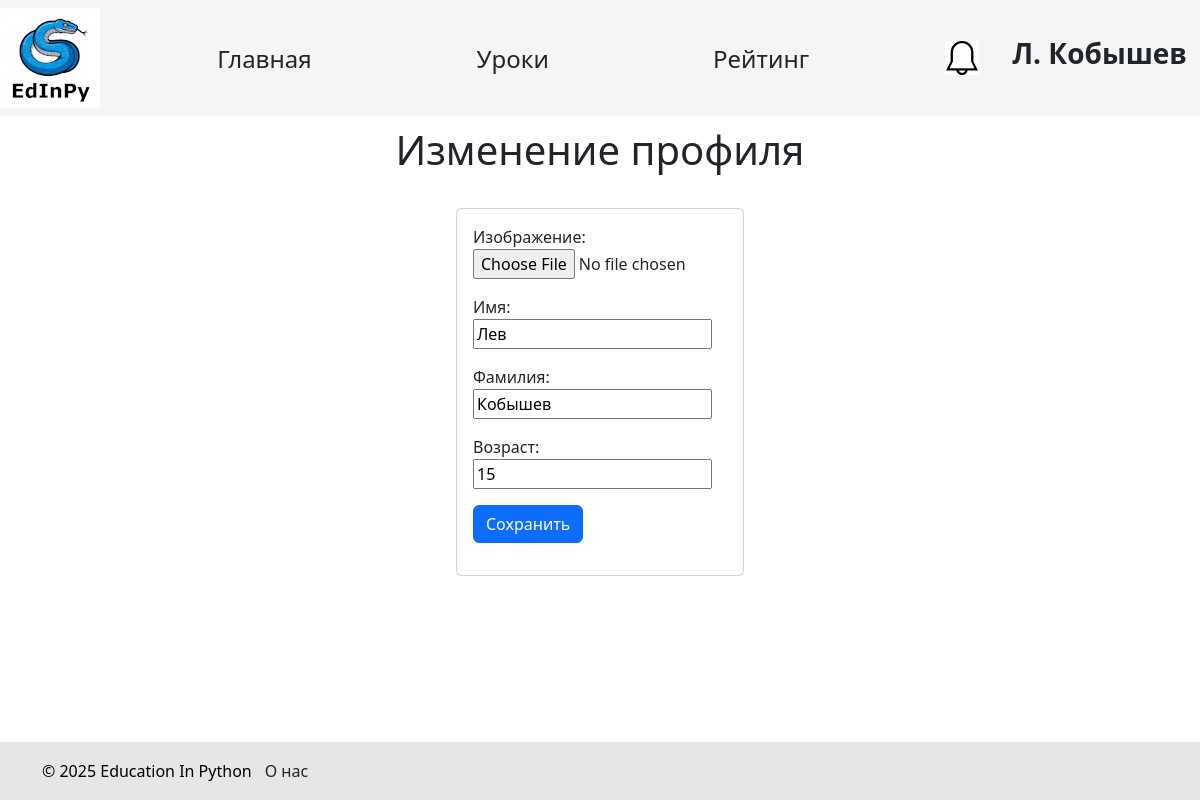
The page /profile/edit (signed in) on the database its author committed.
### data/students.py (models this page shows, shortened)
class Student(SqlAlchemyBase, UserMixin):
    __tablename__ = 'students'
    id = sqlalchemy.Column(sqlalchemy.Integer, primary_key=True, autoincrement=True)
    name = sqlalchemy.Column(sqlalchemy.String, nullable=True)
    surname = sqlalchemy.Column(sqlalchemy.String, nullable=True)
    age = sqlalchemy.Column(sqlalchemy.Integer, nullable=True)
    email = sqlalchemy.Column(sqlalchemy.String, index=True, unique=True, nullable=False)
    hashed_password = sqlalchemy.Column(sqlalchemy.String, nullable=False)
    completed_tasks = sqlalchemy.Column(sqlalchemy.Integer, default=0)
    teacher_id = sqlalchemy.Column(sqlalchemy.Integer, sqlalchemy.ForeignKey("teachers.id"))
    teacher = orm.relationship('Teacher', back_populates='student')
    task = orm.relationship('Solution', back_populates='student')
    image_name = sqlalchemy.Column(sqlalchemy.Text, nullable=True, unique=True)
    def has_notifications(self):
        with create_session() as db_sess:
            result = db_sess.query(StudentNotification).filter(StudentNotification.student_id == current_user.id,
                                                               StudentNotification.is_read == False).first()
            return result is not None

### main.py (the view, shortened to what this page needs)
@app.route('/profile/edit', methods=['POST', 'GET'])
@login_required
def profile_edit():
    form = ProfileImageAdd()  # форма добавления изображения
    form.name.data = current_user.name
    form.surname.data = current_user.surname
    form.age.data = current_user.age
    return render_template('edit_profile.html', form=form)

### forms/profile.py
class ProfileImageAdd(FlaskForm):
    image = FileField('Изображение')
    name = StringField('Имя')
    surname = StringField('Фамилия')
    age = IntegerField("Возраст")
    submit = SubmitField('Сохранить')

### data/db_session.py (called while the page is built)
def create_session() -> Session:
    global __factory
    return __factory()

### main.py (called while the page is built)
@login_manager.user_loader
def load_user(id):
    try:
        id, cl = id.split("|")
        if cl not in USER_CLASSES:
            raise Exception
        with db_session.create_session() as db_sess:
            return Session.get(entity=USER_CLASSES[cl], ident=id, self=db_sess)  # создание сессии
    except Exception:
        return None

### templates/edit_profile.html (shortened to what this page needs)
{% extends "base.html" %} {% block content %}
<h1>Изменение профиля</h1>
<br />
<div class="card d mx-auto" style="width: 18rem">
  <form
    class="upload_form"
    action=""
    method="post"
    enctype="multipart/form-data"
  >
    <div class="card-body">
      <p>{{ form.image.label }}:<br />{{ form.image(class_="card-text") }}</p>
      <p>{{ form.name.label }}:<br />{{ form.name(class_="card-text") }}</p>
      <p>
        {{ form.surname.label }}:<br />{{ form.surname(class_="card-text") }}
      </p>
      <p>{{ form.age.label }}:<br />{{ form.age(class_="card-text") }}</p>
      <p>{{ form.submit(type="submit", class="btn btn-primary") }}</p>
    </div>
  </form>
</div>
{% endblock %}

### templates/base.html (shortened to what this page needs)
<!DOCTYPE html>
<html lang="ru">
  <head>
    <link
      href="https://cdn.jsdelivr.net/npm/bootstrap@5.3.3/dist/css/bootstrap.min.css"
      rel="stylesheet"
    />
    <link rel="stylesheet" href="../static/css/style.css" />
    <link rel="stylesheet" href="../static/css/base.css" />
  </head>
  <body>
    <header>
      <nav class="navbar navbar-light">
        <div class="logo">
          <a href="/">
            <img src="{{url_for('static', filename='edinpy.png')}}" />
          </a>
        </div>
        <div class="nav_buttons">
          <a href="/" type="button" class="btn main_page">Главная</a>
          <a href="/lessons" type="button" class="btn lessons">Уроки</a>
          <a href="/rating" type="button" class="btn rating">Рейтинг</a>
        </div>
        <div class="account">
          {% if current_user.is_authenticated %}
          <div class="notifications">
            {% if current_user.__class__.__name__ in ['Student', 'Teacher'] and
            current_user.has_notifications() %}
            <a href="/notifications">
              <img src="{{ url_for('static', filename='bell_black.png') }}" />
            </a>
            {% else %}
            <a href="/notifications"
              ><img src="{{ url_for('static', filename='bell_white.png') }}"
            /></a>
            {% endif %}
          </div>
          <div class="profile_user">
            <a href="/profile" class="btn"
              ><h3>
                <b>{{ current_user.name[0] }}. {{ current_user.surname }}</b>
              </h3></a
            >
          </div>
          {% endif %}
        </div>
      </nav>
    </header>
    <main role="main" class="container">{% block content %}{% endblock %}</main>
    <br /><br /><br /><br />
    <div id="footer">
      <div class="container ms-auto">
        <p>&copy; 2025 Education In Python</p>
        <a href="/about_us" class="btn about_us">О нас</a>
      </div>
    </div>
  </body>
</html>

### static/css/style.css (style rules this page uses)
h1 { text-align: center; margin: 10px auto; }

### static/css/base.css (style rules this page uses)
nav { background-color: rgb(245, 245, 245); }
.logo { align-self: flex-start; background-color: rgb(245, 245, 245); }
div.nav_buttons { flex-grow: 1; display: flex; justify-content: space-evenly; flex-wrap: wrap; }
nav > div.nav_buttons a.main_page, nav > div.nav_buttons a.lessons, nav > div.nav_buttons a.solutions, nav > div.nav_buttons a.rating { width: 7em; height: 2em; font-size: 150%; }
div.notifications { width: 33.75px; align-self: center; margin: 0 20px; }
div.notifications img { width: 100%; background-color: rgb(245, 245, 245); }
.account { display: flex; }
#footer { position: fixed; left: 0; bottom: 0; padding: 10px; background: rgb(230, 230, 230); color: black; width: 100%; }
#footer .container { display: flex; flex-direction: row; justify-content: start; }
#footer .container p { margin: 0; align-self: center; }

### rows shown on the page
Student: name "Л", surname "Кобышев", name "Лев", age "15"
